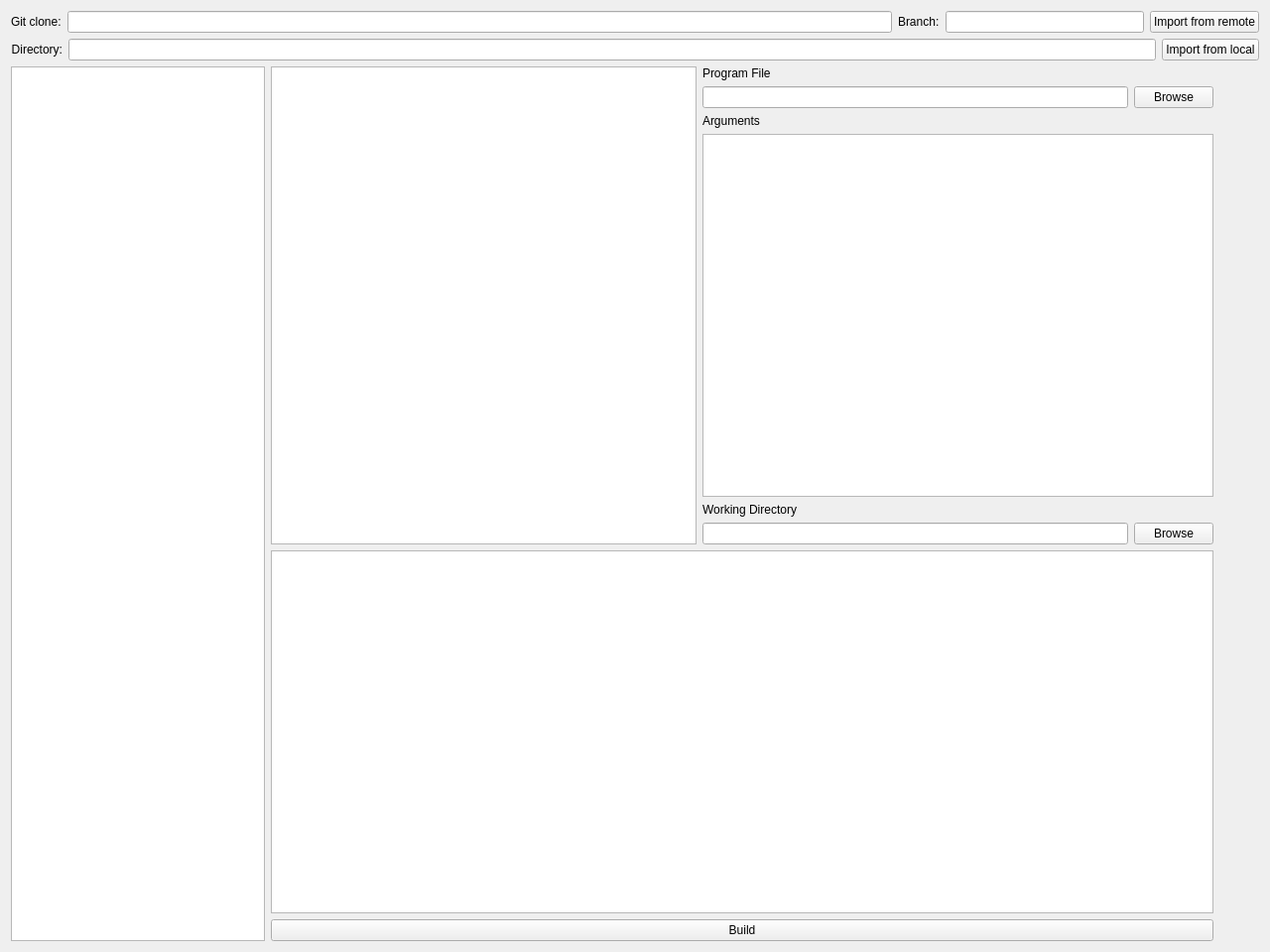
<?xml version="1.0" encoding="UTF-8"?>
<ui version="4.0">
 <class>form_build</class>
 <widget class="QWidget" name="form_build">
  <property name="geometry">
   <rect>
    <x>0</x>
    <y>0</y>
    <width>1280</width>
    <height>960</height>
   </rect>
  </property>
  <layout class="QHBoxLayout" name="horizontalLayout">
   <item>
    <layout class="QGridLayout" name="gridLayout">
     <item row="3" column="1">
      <layout class="QGridLayout" name="gridLayout_6">
       <property name="leftMargin">
        <number>0</number>
       </property>
       <item row="0" column="0">
        <layout class="QGridLayout" name="gridLayout_2">
         <property name="rightMargin">
          <number>0</number>
         </property>
         <item row="3" column="1" colspan="2">
          <widget class="QTextEdit" name="txt_build_arg"/>
         </item>
         <item row="5" column="1">
          <widget class="QLineEdit" name="ln_build_dir"/>
         </item>
         <item row="5" column="2">
          <widget class="QPushButton" name="btn_build_dir">
           <property name="text">
            <string>Browse</string>
           </property>
          </widget>
         </item>
         <item row="4" column="1">
          <widget class="QLabel" name="lbl_build_dir">
           <property name="text">
            <string>Working Directory</string>
           </property>
          </widget>
         </item>
         <item row="2" column="1">
          <widget class="QLabel" name="lbl_build_args">
           <property name="text">
            <string>Arguments</string>
           </property>
          </widget>
         </item>
         <item row="1" column="1">
          <widget class="QLineEdit" name="ln_build_app"/>
         </item>
         <item row="0" column="1">
          <widget class="QLabel" name="lbl_build_program">
           <property name="text">
            <string>Program File</string>
           </property>
          </widget>
         </item>
         <item row="1" column="2">
          <widget class="QPushButton" name="btn_build_app">
           <property name="text">
            <string>Browse</string>
           </property>
          </widget>
         </item>
         <item row="7" column="0" colspan="3">
          <widget class="QPushButton" name="btn_build">
           <property name="text">
            <string>Build</string>
           </property>
          </widget>
         </item>
         <item row="0" column="0" rowspan="6">
          <widget class="QListWidget" name="list_build_db"/>
         </item>
         <item row="6" column="0" colspan="3">
          <widget class="QListWidget" name="list_build"/>
         </item>
        </layout>
       </item>
       <item row="0" column="1">
        <layout class="QVBoxLayout" name="verticalLayout_3">
         <property name="rightMargin">
          <number>0</number>
         </property>
         <item>
          <widget class="QPushButton" name="btn_buildadd">
           <property name="text">
            <string/>
           </property>
           <property name="icon">
            <iconset theme="insert-table-row">
             <normaloff>.</normaloff>.</iconset>
           </property>
           <property name="iconSize">
            <size>
             <width>64</width>
             <height>64</height>
            </size>
           </property>
           <property name="flat">
            <bool>true</bool>
           </property>
          </widget>
         </item>
         <item>
          <widget class="QPushButton" name="btn_buildremove">
           <property name="text">
            <string/>
           </property>
           <property name="icon">
            <iconset theme="removecell">
             <normaloff>.</normaloff>.</iconset>
           </property>
           <property name="iconSize">
            <size>
             <width>64</width>
             <height>64</height>
            </size>
           </property>
           <property name="flat">
            <bool>true</bool>
           </property>
          </widget>
         </item>
        </layout>
       </item>
      </layout>
     </item>
     <item row="3" column="0">
      <widget class="QTreeView" name="tw_compile">
       <property name="maximumSize">
        <size>
         <width>256</width>
         <height>16777215</height>
        </size>
       </property>
      </widget>
     </item>
     <item row="1" column="0" colspan="2">
      <layout class="QHBoxLayout" name="horizontalLayout_4">
       <item>
        <widget class="QLabel" name="lbl_compile_import_local">
         <property name="text">
          <string>Directory:</string>
         </property>
         <property name="alignment">
          <set>Qt::AlignRight|Qt::AlignTrailing|Qt::AlignVCenter</set>
         </property>
        </widget>
       </item>
       <item>
        <widget class="QLineEdit" name="ln_compile_import_local"/>
       </item>
       <item>
        <widget class="QPushButton" name="btn_compile_import_local">
         <property name="text">
          <string>Import from local</string>
         </property>
        </widget>
       </item>
      </layout>
     </item>
     <item row="0" column="0" colspan="2">
      <layout class="QHBoxLayout" name="horizontalLayout_3">
       <property name="rightMargin">
        <number>0</number>
       </property>
       <item>
        <widget class="QLabel" name="lbl_compile_import_clone">
         <property name="text">
          <string>Git clone:</string>
         </property>
        </widget>
       </item>
       <item>
        <widget class="QLineEdit" name="ln_compile_import_remote"/>
       </item>
       <item>
        <widget class="QLabel" name="lbl_compile_import_branch">
         <property name="text">
          <string>Branch:</string>
         </property>
        </widget>
       </item>
       <item>
        <widget class="QLineEdit" name="ln_compile_import_branch">
         <property name="maximumSize">
          <size>
           <width>200</width>
           <height>16777215</height>
          </size>
         </property>
         <property name="text">
          <string/>
         </property>
        </widget>
       </item>
       <item>
        <widget class="QPushButton" name="btn_compile_import_remote">
         <property name="text">
          <string>Import from remote</string>
         </property>
        </widget>
       </item>
      </layout>
     </item>
    </layout>
   </item>
  </layout>
 </widget>
 <layoutdefault spacing="6" margin="11"/>
 <resources/>
 <connections/>
</ui>
